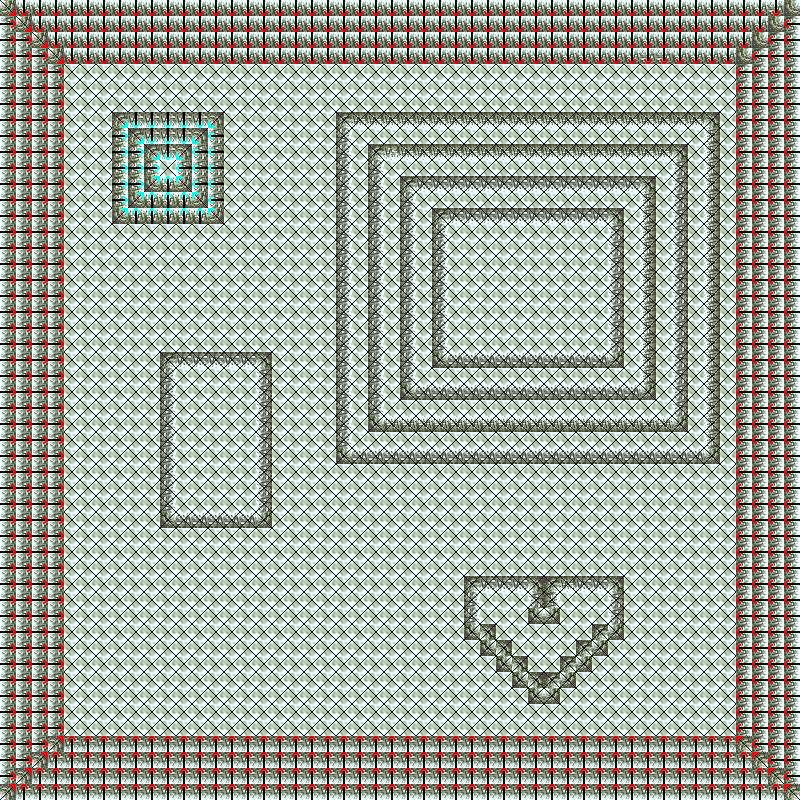

A 2D game scene composited from a Tiled map and its tileset images. What follows is a short description and the map's XML, with each tile layer's data collapsed to a summary:
An orthogonal 50x50 tile map with 16x16 px tiles, 2 tile layers (Tilelaag 1, heightmap), 2 tilesets.

<map version="1.0" orientation="orthogonal" renderorder="left-down" width="50" height="50" tilewidth="16" tileheight="16" nextobjectid="1">
 <tileset firstgid="1" name="Tiles_0" tilewidth="16" tileheight="16" tilecount="28" columns="4">
  <image source="Tiles_0.png" width="64" height="112" />
 </tileset>
 <tileset firstgid="29" name="heightMapConrol" tilewidth="16" tileheight="16" tilecount="18" columns="3">
  <image source="heightMapConrol.png" width="48" height="96" />
 </tileset>
 <layer name="Tilelaag 1" width="50" height="50">
  <data>[2500 cells, 2500 non-empty, 14 distinct tile ids]</data>
 </layer>
 <layer name="heightmap" width="50" height="50">
  <data>[2500 cells, 2495 non-empty, 16 distinct tile ids]</data>
 </layer>
</map>